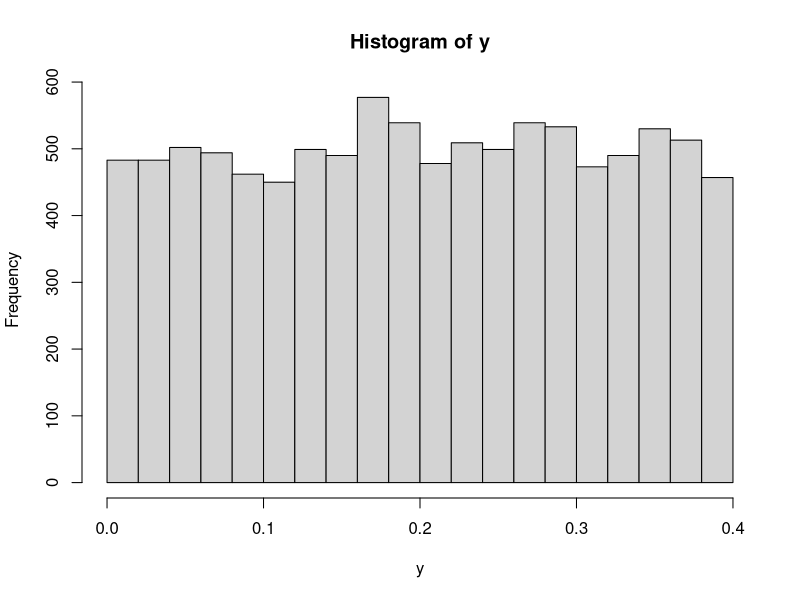
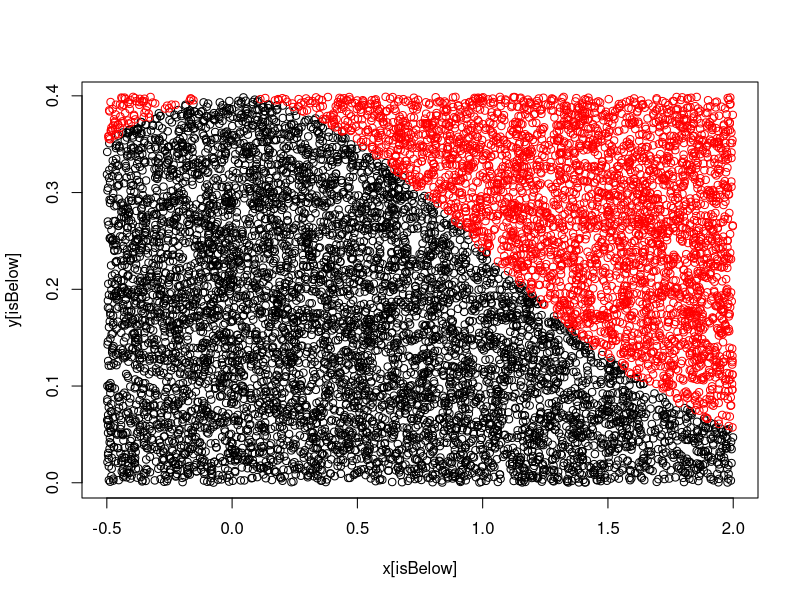

Recreate these plots in R, in order.
##==============================================================================
## REU_integration.R
## This file contains code used to produce a simulation-based approximation to 
## Pr(a<X<b) for a random variable X~N(0,1), where a=-.5 and b=2.
## BY WINNIE VAN DIJK, CREATED ON 3/20/2015
##==============================================================================

## SETTING THE WORKING DIRECTORY
setwd("C:/Users/Test/Dropbox/Teaching/REU/Code/R")


## CLEARING THE WORKSPACE
rm(list = ls())

# We want to simulate M random (x,y)-pairs on the rectangle [a,b]X[0,1/sqrt(2*pi)]
# The upper bound of the rectangle is chosen equal to the maximum of the 
# function that we want to integrate; we know that the maximum of the Normal 
# distribution is phi(0)=1/sqrt(2*pi).

# Before we do anything, we set up the parameters that we need in the 
# calculation, at the beginning of the file, so that we can easily find and 
# change them later. The parameters are:
# 		- the seed for the random number generator (fixing this makes ensures 
# 			that you get the same pseudo-random numbers next time you run this code)
# 		- M: the number of simulated pairs
# 		- a, b, l, and u: the bounds of rectangle


## SET PARAMETERS
set.seed(1234)  # fix the randomization seed
M <- 10000  # set the number of simulated (x,y)-pairs
a <- -.5  # set the left bound
b <- 2  # set the right bound
l <- 0  # set the lower bound
u <- 1 / sqrt(2 * pi)  # calculate the upper bound

# Now that we've set the parameters of our problem, we can calculate the area 
# of our rectangle and save it in a new object, which we will call area.


## CALCULATE AREA OF THE RECTANGLE
area <- (b - a) * (u - l)  # calculate the area of the rectangle

# We can use the runif() command to generate pseudo-random numbers on the
# intervals that we specified when we set the parameters.


## SIMULATE RANDOM VALUES
x <- runif(M, min = a, max = b)  # simulate random x-values from U[a,b]
y <- runif(M, min = l, max = u)  # simulate random y-values from U[l,u]

# We can use the hist() command to plot a histogram of the simulated y-values:
hist(y)  # create a histogram of the y-values


## CALCULATE FRACTION BELOW THE CURVE
# Now we move on to the actual calculations. First we create a vector with ones 
# in places where the corresponding (x,y)-pair is in the area that we want to 
# calculate:
isBelow <- y < 1/sqrt(2 * pi) * exp(-x ^ 2 / 2)

# We calculate the fraction of times the (x,y)-pair is in the area that we want 
# to calculate and from that calculate our approximation of the integral:
fraction <- sum(isBelow) / M
approximation <- fraction * area
approximation


## PLOTS
# To get some intuition for what just happened, let's plot the (x,y)-pairs that 
# were below the function whose integral we tried to approximate. We use the R 
# command plot() and instruct R to plot the pairs that we have determined 
# to be below the curve in black, and the other pairs in red.
plot(x[isBelow],y[isBelow])
points(x[!isBelow],y[!isBelow],col = 'red')


## CHECK THE RESULT
# Finally, let's check our result by using R's built-in functions for evaluating 
# the Normal CDF:
pnorm(b) - pnorm(a)

# R has a lot of built-in probability functions: pnorm(), dnorm(), rnorm(),
# qnorm(), punif(), dunif(), runif(), qunif(), pexp(), etc. 
# Use the help function to get details on their syntax.